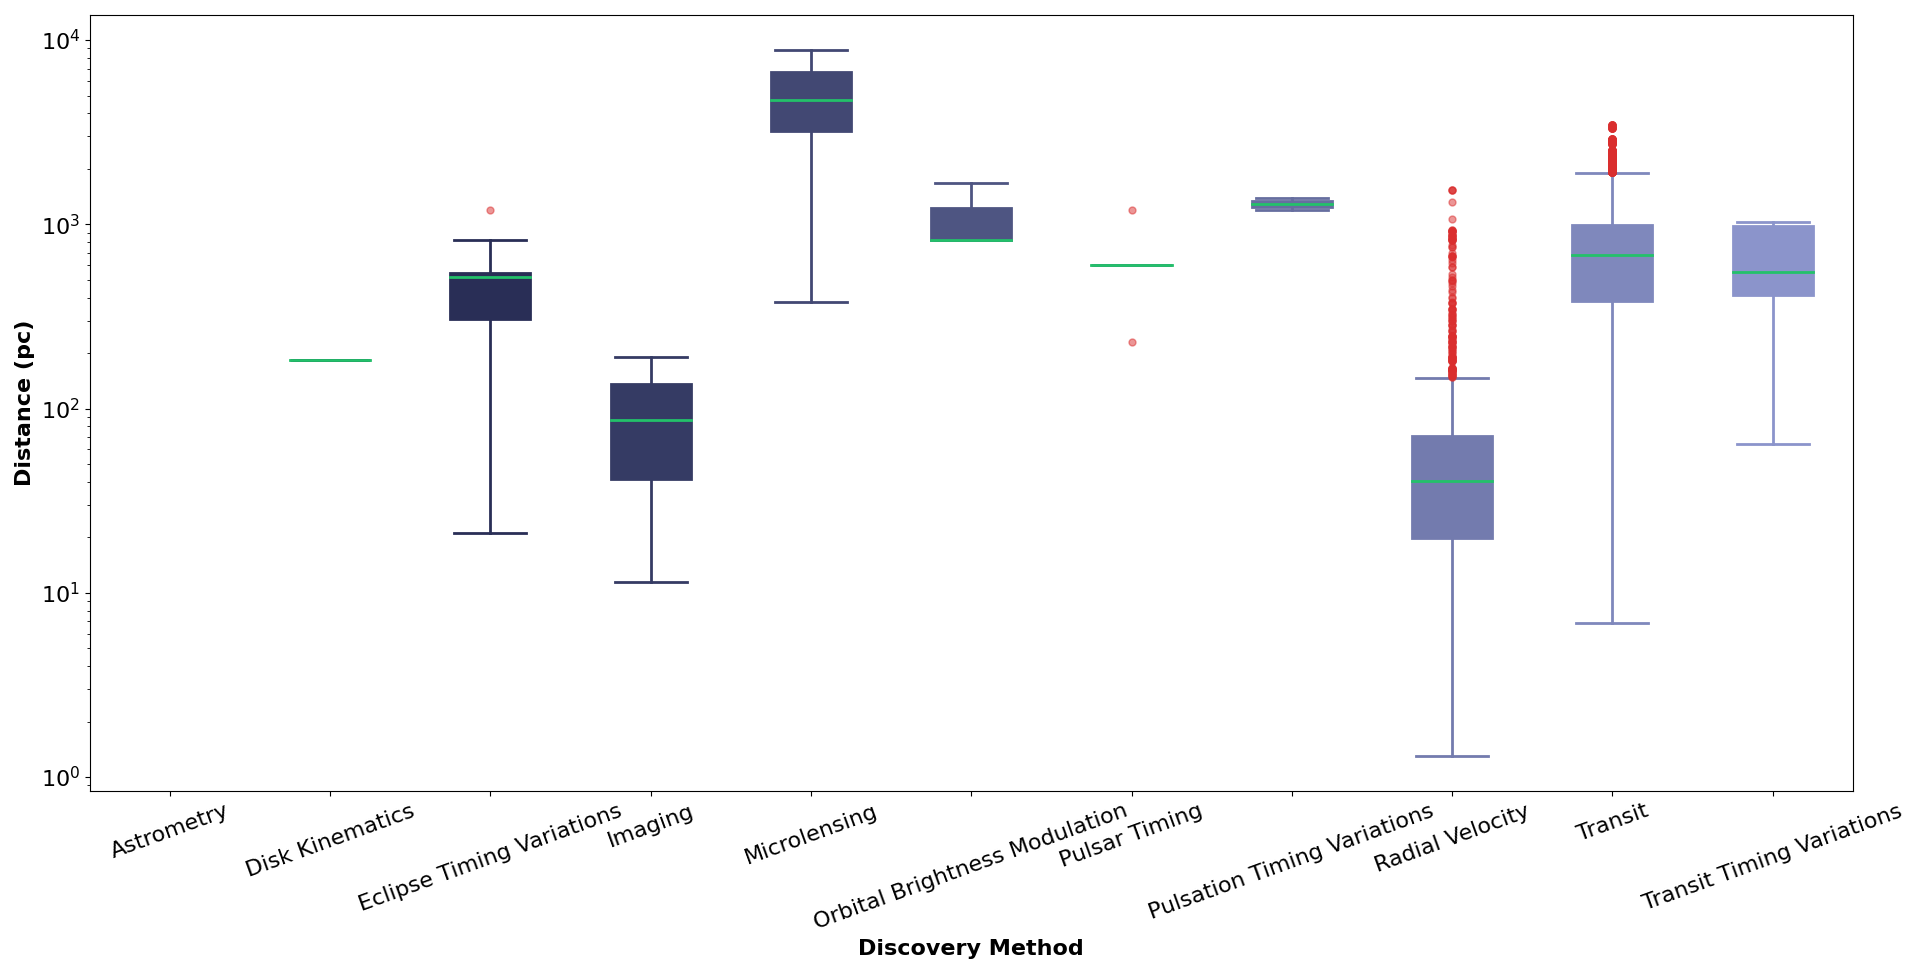

The script that drew this image:

# Paths:
path_data = "data/"

# Packages:
import numpy as np
import pandas as pd
import matplotlib.pyplot as plt
from matplotlib.colors import LinearSegmentedColormap, Normalize
from matplotlib.colorbar import ColorbarBase
import matplotlib.gridspec as gridspec

# Display options:
pd.set_option("display.width", 1200)
pd.set_option("display.max_columns", 300)
pd.set_option("display.max_rows", 300)

# Dataset:
df = pd.read_csv(path_data + "nasa_exoplanets.csv")
df_varnames = pd.read_csv(path_data + "nasa_exoplanets_var_names.csv")

# Variables:
cat_var = "discoverymethod"
cat_var_name = df_varnames.loc[(df_varnames["var"] == cat_var), ["var_name"]].values[0][0]
num_var = "sy_dist"
num_var_name = df_varnames.loc[(df_varnames["var"] == num_var), ["var_name"]].values[0][0]

# Adapt the data:
df_plot = df.loc[:, [cat_var, num_var]]

# Deal with nan:
df_plot[cat_var] = df_plot[cat_var].fillna("NA")

# Plot:
lvls = np.sort(df_plot[cat_var].unique())
n_levels = len(lvls)
cmap = LinearSegmentedColormap.from_list("my_palette", ["#111539", "#97A1D9"])
my_palette = [cmap(i/n_levels) for i in np.array(range(n_levels))]
fig, ax = plt.subplots(
    figsize = (20, 10),
    tight_layout = True
)
outlier_color = "#DA2E2E"
median_color = "#23C16A"
for l, lvl in enumerate(lvls):
    edge_color = my_palette[l]
    fill_color = my_palette[l]
    df_lvl = df_plot.loc[df_plot.loc[:, cat_var] == lvl, num_var].values
    df_lvl = df_lvl[~np.isnan(df_lvl)]
    bp = ax.boxplot(
        x = df_lvl,
        labels = [lvl],
        positions = [l],
        widths = 0.5,
        patch_artist = True
    )
    for patch in bp["boxes"]:
        patch.set(
            color = edge_color,
            facecolor = fill_color,
            linewidth = 2
        )
    for patch in bp["whiskers"]:
        patch.set(
            color = edge_color,
            linewidth = 2
        )
    for patch in bp["caps"]:
        patch.set(
            color = edge_color,
            linewidth = 2,
            xdata = patch.get_xdata() + (-0.1, 0.1)
        )
    for patch in bp["medians"]:
        patch.set(
            color = median_color,
            linewidth = 2
        )
    for patch in bp["fliers"]:
        patch.set(
            marker = "o",
            markeredgecolor = outlier_color,
            markerfacecolor = outlier_color,
            markersize = 5,
            alpha = 0.5
        )
_ = ax.set_yscale("log")
_ = ax.set_xlabel(
    cat_var_name,
    fontsize = 16,
    fontweight = "bold"
)
_ = ax.set_ylabel(
    num_var_name,
    fontsize = 16,
    fontweight = "bold"
)
_ = ax.tick_params(
    axis = "x", 
    which = "major", 
    labelsize = 16,
    rotation = 20
)
_ = ax.tick_params(
    axis = "y", 
    which = "major", 
    labelsize = 16
)
